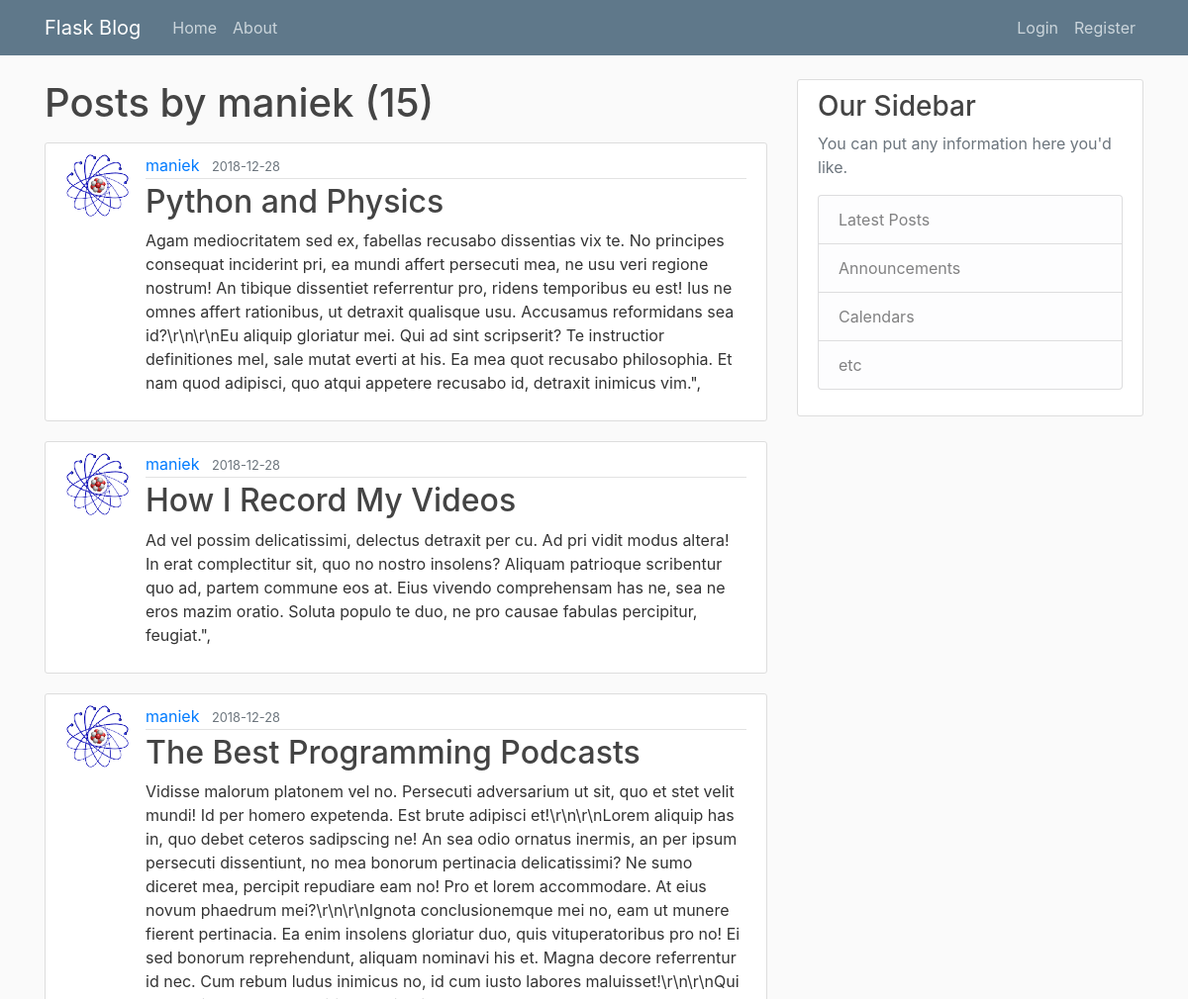
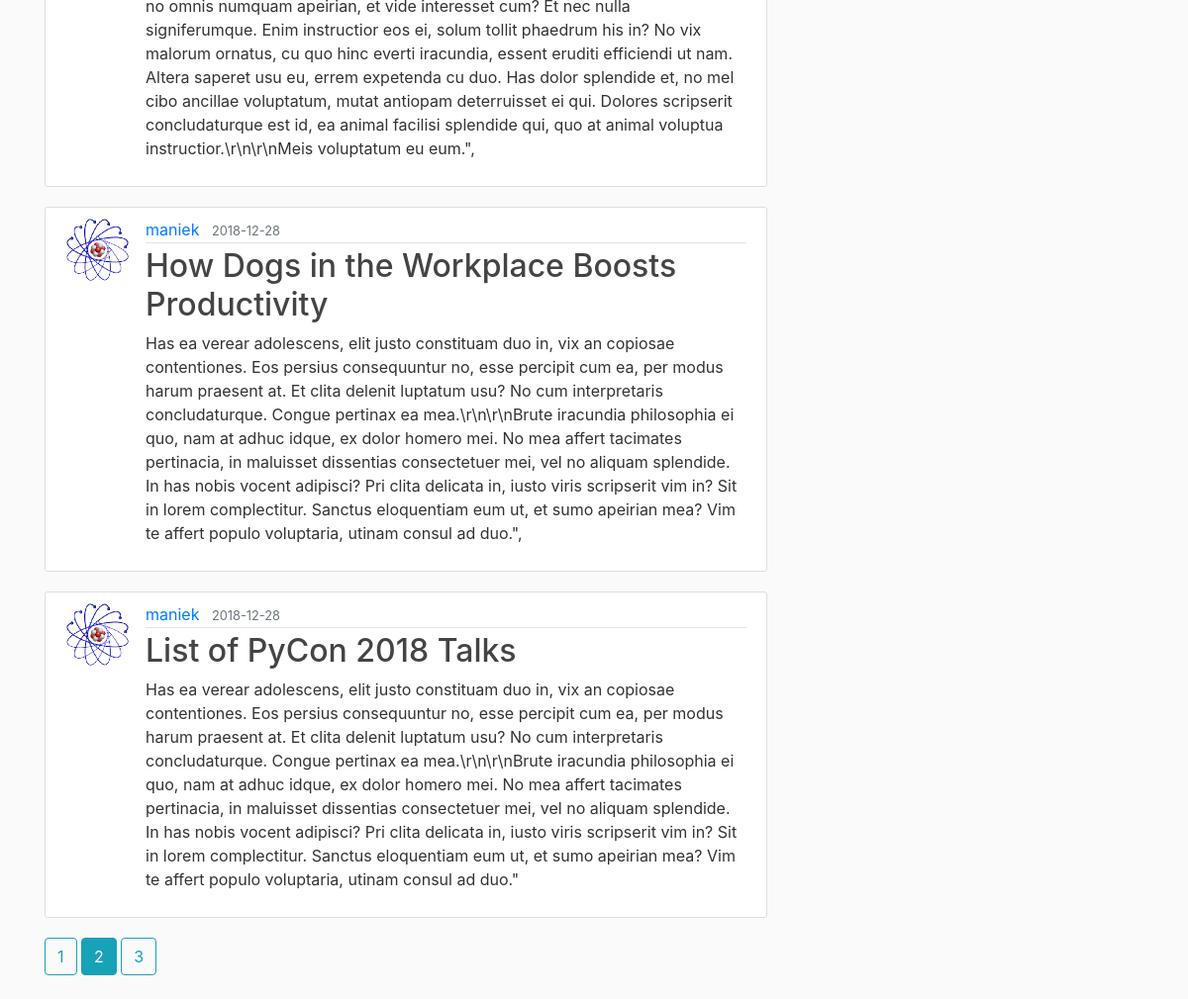
The page /user/maniek?page=2 on the database its author committed (2 pictures, top to bottom).
### blog/models.py (models this page shows, shortened)
class User(db.Model, UserMixin):
    id = db.Column(db.Integer, primary_key=True)
    username = db.Column(db.String(20), unique=True, nullable=False)
    email = db.Column(db.String(120), unique=True, nullable=False)
    image_file = db.Column(db.String(20), nullable=False, default='default.jpg')
    password = db.Column(db.String(60), nullable=False)
    posts = db.relationship('Post', backref='author', lazy=True)

class Post(db.Model):
    id = db.Column(db.Integer, primary_key=True)
    title = db.Column(db.String(100), nullable=False)
    date_posted = db.Column(db.DateTime, nullable=False, default=datetime.utcnow)
    content = db.Column(db.Text, nullable=False)
    user_id = db.Column(db.Integer, db.ForeignKey('user.id'), nullable=False)

### blog/routes.py (the view)
@app.route("/user/<string:username>")
def user_posts(username):
    page = request.args.get('page', 1, type=int)
    user = User.query.filter_by(username=username).first_or_404()
    posts = Post.query.filter_by(author=user)\
        .order_by(Post.date_posted.desc())\
        .paginate(page=page, per_page=5)
    return render_template('user_posts.html', posts=posts, user=user)

### blog/templates/user_posts.html
{% extends "layout.html" %}
{% block content %}
    <h1 class="mb-3">Posts by {{ user.username }} ({{ posts.total }})</h1>
    {% for post in posts.items %}
    <article class="media content-section">
        <img class="rounded-circle article-img" src="{{ url_for('static', filename='profile_pics/' + post.author.image_file) }}">
        <div class="media-body">
            <div class="article-metadata">
                <a class="mr-2" href="{{ url_for('user_posts', username=post.author.username) }}">{{ post.author.username }}</a>
                <small class="text-muted">{{ post.date_posted.strftime('%Y-%m-%d') }}</small>
            </div>
            <h2><a class="article-title" href="{{ url_for('post', post_id=post.id) }}">{{ post.title }}</a></h2>
            <p class="article-content">{{ post.content }}</p>
        </div>
    </article>
    {% endfor %}
    {% for page_num in posts.iter_pages(left_edge=1, right_edge=1, left_current=1, right_current=2) %}
        {% if page_num %}
            {% if page_num == posts.page %}
                <a class="btn btn-info mb-4" href="{{ url_for('user_posts', username=user.username, page=page_num) }}">{{ page_num }}</a>
            {% else %}
                <a class="btn btn-outline-info mb-4" href="{{ url_for('user_posts', username=user.username, page=page_num) }}">{{ page_num }}</a>
            {% endif %}
        {% else %}
        ...
        {% endif %}
    {% endfor %}
{% endblock content %}

### blog/static/main.css (style rules this page uses)
body { background: #fafafa; color: #333333; margin-top: 5rem; }
h1, h2, h3, h4, h5, h6 { color: #444444; }
.content-section { background: #ffffff; padding: 10px 20px; border: 1px solid #dddddd; border-radius: 3px; margin-bottom: 20px; }
.article-title { color: #444444; }
.article-content { white-space: pre-line; }
.article-img { height: 65px; width: 65px; margin-right: 16px; }
.article-metadata { padding-bottom: 1px; margin-bottom: 4px; border-bottom: 1px solid #e3e3e3 }

### rows shown on the page
User: username "maniek"
Post: image_file (picture), author.username "maniek", date_posted "2018-12-28", title "Python and Physics", content "Agam mediocritatem sed ex, fabellas recusabo dissentias vix te. No principes consequat inciderint pri, ea mundi affert persecuti mea, ne usu veri regione nostrum! An tibique dissentiet referrentur pro, ridens temporibus eu est! Ius ne omnes affert rationibus, ut detraxit qualisque usu. Accusamus reformidans sea id?\\r\\n\\r\\nEu aliquip gloriatur mei. Qui ad sint scripserit? Te instructior definitiones mel, sale mutat everti at his. Ea mea quot recusabo philosophia. Et nam quod adipisci, quo atqui appetere recusabo id, detraxit inimicus vim.\","
Post: image_file (picture), author.username "maniek", date_posted "2018-12-28", title "How I Record My Videos", content "Ad vel possim delicatissimi, delectus detraxit per cu. Ad pri vidit modus altera! In erat complectitur sit, quo no nostro insolens? Aliquam patrioque scribentur quo ad, partem commune eos at. Eius vivendo comprehensam has ne, sea ne eros mazim oratio. Soluta populo te duo, ne pro causae fabulas percipitur, feugiat.\","
Post: image_file (picture), author.username "maniek", date_posted "2018-12-28", title "The Best Programming Podcasts", content "Vidisse malorum platonem vel no. Persecuti adversarium ut sit, quo et stet velit mundi! Id per homero expetenda. Est brute adipisci et!\\r\\n\\r\\nLorem aliquip has in, quo debet ceteros sadipscing ne! An sea odio ornatus inermis, an per ipsum persecuti dissentiunt, no mea bonorum pertinacia delicatissimi? Ne sumo diceret mea, percipit repudiare eam no! Pro et lorem accommodare. At eius novum phaedrum mei?\\r\\n\\r\\nIgnota conclusionemque mei no, eam ut munere fierent pertinacia. Ea enim insolens gloriatur duo, quis vituperatoribus pro no! Ei sed bonorum reprehendunt, aliquam nominavi his et. Magna decore referrentur id nec. Cum rebum ludus inimicus no, id cum iusto labores maluisset!\\r\\n\\r\\nQui…"
Post: image_file (picture), author.username "maniek", date_posted "2018-12-28", title "How Dogs in the Workplace Boosts Productivity", content "Has ea verear adolescens, elit justo constituam duo in, vix an copiosae contentiones. Eos persius consequuntur no, esse percipit cum ea, per modus harum praesent at. Et clita delenit luptatum usu? No cum interpretaris concludaturque. Congue pertinax ea mea.\\r\\n\\r\\nBrute iracundia philosophia ei quo, nam at adhuc idque, ex dolor homero mei. No mea affert tacimates pertinacia, in maluisset dissentias consectetuer mei, vel no aliquam splendide. In has nobis vocent adipisci? Pri clita delicata in, iusto viris scripserit vim in? Sit in lorem complectitur. Sanctus eloquentiam eum ut, et sumo apeirian mea? Vim te affert populo voluptaria, utinam consul ad duo.\","
Post: image_file (picture), author.username "maniek", date_posted "2018-12-28", title "List of PyCon 2018 Talks", content "Has ea verear adolescens, elit justo constituam duo in, vix an copiosae contentiones. Eos persius consequuntur no, esse percipit cum ea, per modus harum praesent at. Et clita delenit luptatum usu? No cum interpretaris concludaturque. Congue pertinax ea mea.\\r\\n\\r\\nBrute iracundia philosophia ei quo, nam at adhuc idque, ex dolor homero mei. No mea affert tacimates pertinacia, in maluisset dissentias consectetuer mei, vel no aliquam splendide. In has nobis vocent adipisci? Pri clita delicata in, iusto viris scripserit vim in? Sit in lorem complectitur. Sanctus eloquentiam eum ut, et sumo apeirian mea? Vim te affert populo voluptaria, utinam consul ad duo.\""

### other values the page prints
{{ posts.total }} "15"
{{ page_num }} "1" "3"
{{ page_num }} "2"
